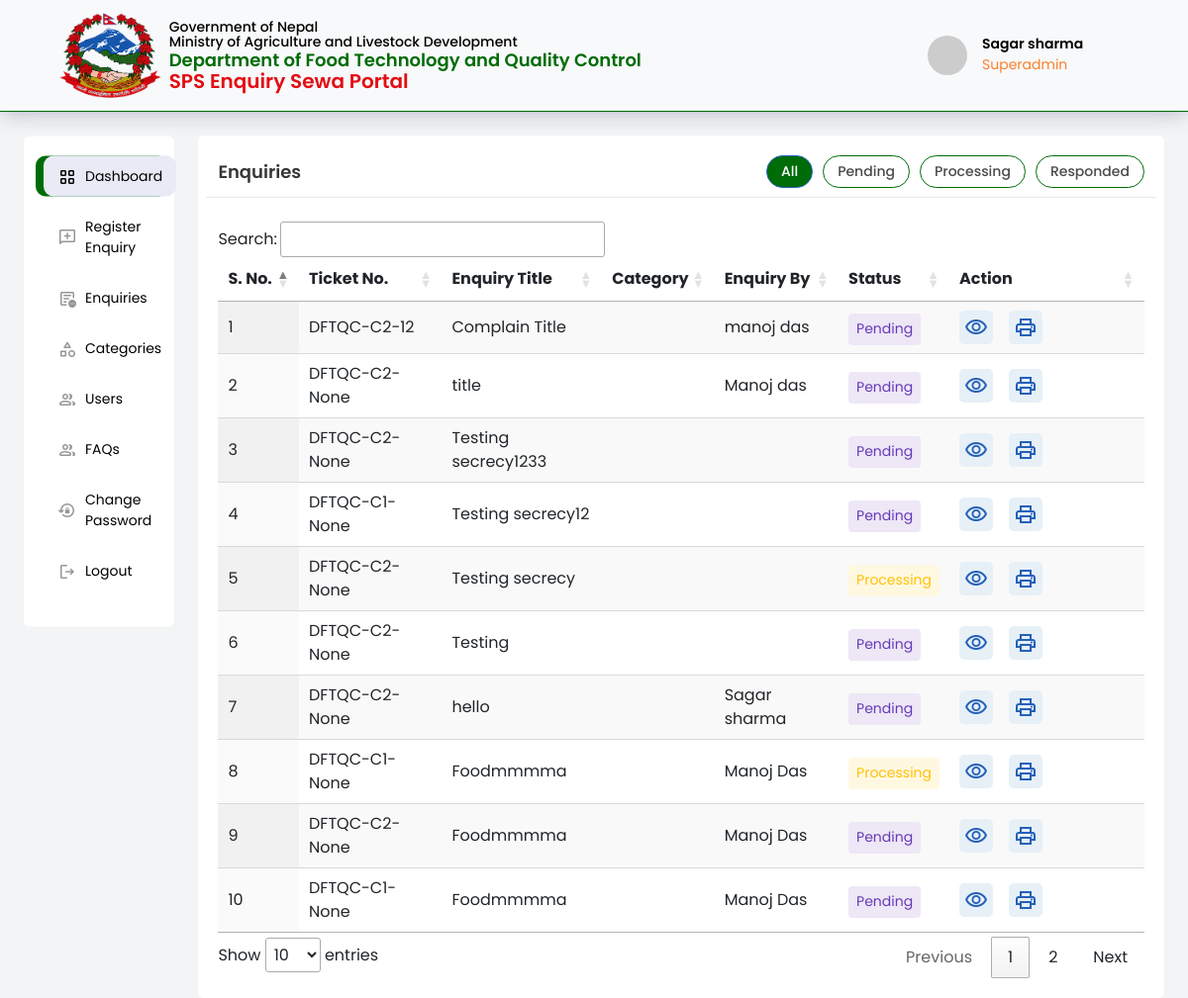
Page /all-complains (signed in) on the committed database.
### account/models.py (models this page shows, shortened)
class CustomUser(AbstractUser):
    username = models.CharField(max_length=255,unique=True)
    first_name = models.CharField(max_length=150)
    last_name = models.CharField(max_length=150)
    email = models.EmailField(unique=True)
    phone_number = models.CharField(
        max_length=15, null=True,
        validators=[
            RegexValidator(r'^\d{10}$', 'Phone number must be 10 digits')
        ]
    )
    nationality = models.CharField(max_length=2, choices=choices.COUNTRY_CHOICES,default="NP")
    address=models.CharField(max_length=100,null=True)
    created_date=models.DateTimeField(auto_now_add=True)
    USER=3
    SUPERADMIN=1
    COMPLAIN_REVIEWER=2
    ROLE_CHOICES=(
        (USER,'USER'),
        (SUPERADMIN,'SUPERADMIN'),
        (COMPLAIN_REVIEWER,'COMPLAIN REVIEWER')
    )
    role = models.PositiveSmallIntegerField(
        choices=ROLE_CHOICES, blank=True, default=3
    )
    USERNAME_FIELD='email'
    REQUIRED_FIELDS=['username',]
    def role_name(self):
        if self.role==1:
            return 'Superadmin'
        elif self.role==2:
            return 'Enquiry Reviewer'
        elif self.role==3:
            return 'User'

### management/models.py (models this page shows, shortened)
class Complain(models.Model):
    ticket_no=models.CharField(max_length=22, unique=True)
    complain_category = models.ForeignKey(ComplainCategory,on_delete=models.CASCADE,related_name='related_complain',null=True)
    complain_sub_category=models.ForeignKey(ComplainSubCategory,on_delete=models.CASCADE,null=True,related_name='complain_sub_category')
    complain_title=models.CharField(max_length=300)
    complain_description=models.TextField()
    complain_image=models.ImageField()
    address=models.CharField(max_length=200,null=True)
    complain_status=models.PositiveBigIntegerField(choices=status,default=1)
    purpose=models.PositiveBigIntegerField(choices=purpose,default=None)
    is_anonymous=models.OneToOneField(AnonymousUser, null=True, on_delete=models.CASCADE)
    created_by=models.ForeignKey(CustomUser,on_delete=models.CASCADE,null=True,related_name='user_complains')
    assigned_by=models.ForeignKey(CustomUser,on_delete=models.CASCADE,null=True,related_name='assigned_complain')
    assigned_to=models.ManyToManyField(CustomUser,related_name='is_available',default=None)
    assigned_date=models.DateTimeField(blank=True,null=True)
    created_date=models.DateTimeField(auto_now_add=True, null=True)
    def get_status(self):
        if self.complain_status == 1:
            return 'Pending'
        elif self.complain_status == 3:
            return 'Responded'
        elif self.complain_status == 4:
            return "Rejected"
        else:
            return 'Processing'
    class Meta:
        ordering=['-id']

class AnonymousUser(models.Model):
    first_name=models.CharField(max_length=50,default='abc')
    last_name=models.CharField(max_length=50,null=True)
    phone_number=models.CharField(max_length=13)
    address=models.CharField(max_length=50,null=True)

### management/views.py (the view)
# urls.py: path('all-complains',views.all_complains,name='all_complains'),
@login_required
def all_complains(request):
    user=request.user
    if user.role == 1:
        complains=Complain.objects.all()
        pending_complains=Complain.objects.filter(complain_status = 1)
        processing_complains=Complain.objects.filter(complain_status=2)
        responded_complains=Complain.objects.filter(complain_status=3)
    if user.role == 2:
        complains=Complain.objects.filter(assigned_to = user)
        pending_complains=Complain.objects.filter(assigned_to = user,complain_status=1 )
        processing_complains=Complain.objects.filter(assigned_to = user, complain_status=2)
        responded_complains=Complain.objects.filter(assigned_to = user,complain_status=3)
    if user.role == 3:
        complains=Complain.objects.filter(created_by=user)
        pending_complains=Complain.objects.filter(created_by=user,complain_status=1)
        processing_complains=Complain.objects.filter(created_by = user, complain_status=2)
        responded_complains=Complain.objects.filter(created_by = user,complain_status=3)
    context={
        'complains':complains,
        'pending_complains':pending_complains,
        'processing_complains': processing_complains,
        'responded_complains': responded_complains
    }
    return render(request,'management/complain_list.html',context)

### management/templates/management/complain_list.html (shortened to what this page needs)
{% extends 'layout.html' %}
{% block content %}
            <div class="col-md-9 my-profile-w-85">
                <section id="tab-content-container">
                    <div class="p-0">
                        <div class="row">
                            <div class="main-section-title">
                                <a href="" class="section-title">Enquiries</a>
                                <ul class="nav nav-tabs" id="pradesh-tab" role="tablist">
                                    <li class="nav-item" role="presentation">
                                        <button class="nav-link active" id="allComplain-tab" data-bs-toggle="tab" data-bs-target="#allComplains"
                                            type="button" role="tab" aria-controls="allComplains" aria-selected="true">All</button>
                                    </li>
                                    <li class="nav-item" role="presentation">
                                        <button class="nav-link" id="pendingComplain-tab" data-bs-toggle="tab" data-bs-target="#pendingComplains"
                                            type="button" role="tab" aria-controls="pendingComplains" aria-selected="false">Pending</button>
                                    </li>
                                    <li class="nav-item" role="presentation">
                                        <button class="nav-link" id="processingComplain-tab" data-bs-toggle="tab" data-bs-target="#processingComplains"
                                            type="button" role="tab" aria-controls="processingComplains" aria-selected="false">Processing</button>
                                    </li>
                                    <li class="nav-item" role="presentation">
                                        <button class="nav-link" id="respondedComplain-tab" data-bs-toggle="tab" data-bs-target="#respondedComplains"
                                            type="button" role="tab" aria-controls="respondedComplain" aria-selected="false">Responded</button>
                                    </li>
                                </ul>
                            </div>
                            <hr class="main-section-hr">
                            <div class="tab-content mt-4" id="myTabContent">
                                <div class="tab-pane fade show active" id="allComplains" role="tabpanel" aria-labelledby="allComplain-tab"
                                    tabindex="0">
                                    <table id="allComplain" class="display" style="width:100%">
                                        <thead>
                                            <tr>
                                                <th>S. No.</th>
                                                <th>Ticket No.</th>
                                                <th>Enquiry Title</th>
                                                <th>Category</th>
                                                <th>Enquiry By</th>
                                                <th>Status</th>
                                                <th>Action</th>
                                            </tr>
                                        </thead>
                                        <tbody>
                                            {% for complain in complains %}
                                            <tr>
                                                <td>{{ forloop.counter }}</td>
                                                <td>{{ complain.ticket_no }}</td>
                                                <td>{{ complain.complain_title }}</td>
                                                <td>{{ complain.complain_category }}</td>
                                                 <td>{% if complain.created_by %}{{ complain.created_by.first_name }} {{ complain.created_by.last_name }}
                                                    {% else %}{{ complain.is_anonymous.first_name }} {{ complain.is_anonymous.last_name }}
                                                    {% endif %}
                                                 </td>
                                                <td>
                                                    <div class="{{ complain.get_status }}">{{ complain.get_status }}</div>
                                                </td>
                                                <td>
                                                    <div class="d-flex kit-action-com">
                                                        <div class="d-flex kit-action-com">
                                                            <div class="action-btn-view">
                                                                <a href="{% url 'management:view_complain' id=complain.id %}">
                                                                    <span class="material-symbols-outlined">visibility</span>
                                                                </a>
                                                            </div>
                                                        </div>
                                                        {% if request.user.role == 1 or request.user.role == 2 %}
                                                        <div class="d-flex kit-action-com">
                                                            <div class="action-btn-view">
                                                                <a href="">
                                                                    <span class="material-symbols-outlined">print</span>
                                                                </a>
                                                            </div>
                                                        </div>
                                                        {% endif %}
                                                    </div>
                                                </td>
                                            </tr>
                                            {% endfor %}
                                        </tbody>
                                    </table>
                                </div>
                            </div>
                        </div>
                    </div>
                </section>
            </div>
{% endblock %}

### templates/login_header.html (shortened to what this page needs)
{% load static %}
<!doctype html>
<html lang="en">
  <head>
    <link href="https://cdn.jsdelivr.net/npm/bootstrap@5.3.2/dist/css/bootstrap.min.css" rel="stylesheet">
    <link rel="stylesheet" href="https://cdnjs.cloudflare.com/ajax/libs/font-awesome/6.4.2/css/all.min.css" />
    <link rel="stylesheet" href="https://cdn.datatables.net/1.13.7/css/jquery.dataTables.min.css">
    <link rel="stylesheet" href="https://cdn.datatables.net/buttons/2.3.6/css/buttons.dataTables.min.css">
    <link rel="stylesheet" href="https://cdnjs.cloudflare.com/ajax/libs/fancybox/3.5.7/jquery.fancybox.css" />
    <link rel="stylesheet" href="{% static 'css/style.css' %}">
  </head>
  <body>
    <nav class="navbar navbar-expand-lg bg-body-tertiary sticky-top">
        <div class="container-fluid d-flex justify-space-between mx-5">
            <a class="navbar-brand" href="#">
                <img src="{% static 'images/np.png' %}" alt="Logo" width="14%" height="100%" class="d-inline-block align-text-top">
                <div class="ms-2">
                    <p class="mb-0">Government of Nepal <br>
                       Ministry of Agriculture and Livestock Development
                    </p>
                    <p class="mb-0 dftqc">Department of Food Technology and Quality Control <br> <span>SPS Enquiry Sewa Portal</span></p>
                </div>
            </a>
            <div class="db-user-profile">
                <div class="db-user-profile-right dropdown main">
                    <button class="btn btn-secondary dropdown-toggle" type="button" data-bs-toggle="dropdown" aria-expanded="false">
                        <div class="usersmimage-div">
                            <img src="https://ui-avatars.com/api/?name={{ request.user.first_name.0 }}+{{ request.user.last_name.0 }}&amp;rounded=true&amp;background=FB802C&amp;color=ffffff&amp;size=28&amp;bold=true" alt=""></div>
                        <div>
                            <h3 class="username"> {{ request.user.first_name }} {{ request.user.last_name }}</h3>
                            <p class="userrole">{{ request.user.role_name }}</p>
                        </div>
                    </button>
                </div>
            </div>
        </div>
    </nav>

### rows in the picture
CustomUser: user.first_name "Sagar", user.last_name "sharma", user.role_name "Superadmin"
Complain: ticket_no "DFTQC-C2-12", complain_title "Complain Title", is_anonymous.first_name "manoj", is_anonymous.last_name "das", get_status "Pending"
Complain: ticket_no "DFTQC-C2-None", complain_title "title", is_anonymous.first_name "Manoj", is_anonymous.last_name "das", get_status "Pending"
Complain: ticket_no "DFTQC-C2-None", complain_title "Testing secrecy1233", get_status "Pending"
Complain: ticket_no "DFTQC-C1-None", complain_title "Testing secrecy12", get_status "Pending"
Complain: ticket_no "DFTQC-C2-None", complain_title "Testing secrecy", get_status "Processing"
Complain: ticket_no "DFTQC-C2-None", complain_title "Testing", get_status "Pending"
Complain: ticket_no "DFTQC-C2-None", complain_title "hello", created_by.first_name "Sagar", created_by.last_name "sharma", get_status "Pending"
Complain: ticket_no "DFTQC-C1-None", complain_title "Foodmmmma", is_anonymous.first_name "Manoj", is_anonymous.last_name "Das", get_status "Processing"
Complain: ticket_no "DFTQC-C2-None", complain_title "Foodmmmma", is_anonymous.first_name "Manoj", is_anonymous.last_name "Das", get_status "Pending"
Complain: ticket_no "DFTQC-C1-None", complain_title "Foodmmmma", is_anonymous.first_name "Manoj", is_anonymous.last_name "Das", get_status "Pending"
